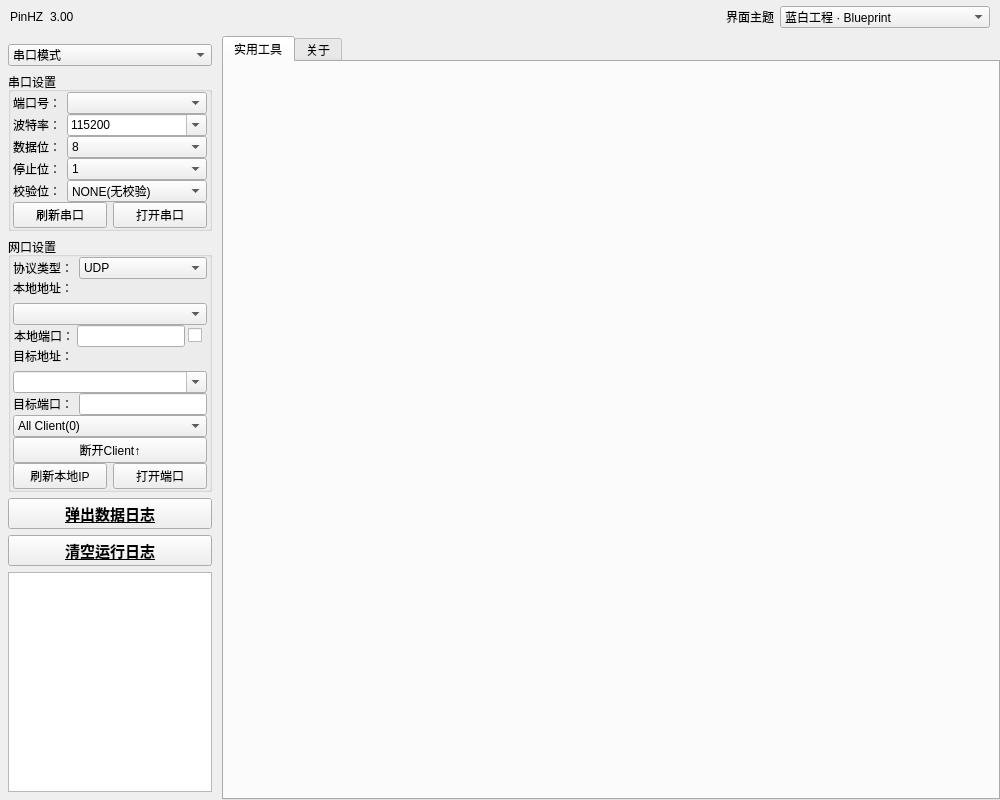
<?xml version="1.0" encoding="UTF-8"?>
<ui version="4.0">
 <class>Widget</class>
 <widget class="QWidget" name="Widget">
  <property name="geometry">
   <rect>
    <x>0</x>
    <y>0</y>
    <width>1000</width>
    <height>800</height>
   </rect>
  </property>
  <property name="sizePolicy">
   <sizepolicy hsizetype="Expanding" vsizetype="Expanding">
    <horstretch>0</horstretch>
    <verstretch>0</verstretch>
   </sizepolicy>
  </property>
  <property name="minimumSize">
   <size>
    <width>1000</width>
    <height>0</height>
   </size>
  </property>
  <property name="windowTitle">
   <string>PinHZ V3.00</string>
  </property>
  <property name="windowIcon">
   <iconset resource="res/resources.qrc">
    <normaloff>:/pic/Sadaharu.png</normaloff>:/pic/Sadaharu.png</iconset>
  </property>
  <layout class="QVBoxLayout" name="verticalLayout_6">
   <property name="spacing">
    <number>2</number>
   </property>
   <property name="leftMargin">
    <number>0</number>
   </property>
   <property name="topMargin">
    <number>0</number>
   </property>
   <property name="rightMargin">
    <number>0</number>
   </property>
   <property name="bottomMargin">
    <number>0</number>
   </property>
   <item>
    <widget class="QWidget" name="themeBar" native="true">
     <layout class="QHBoxLayout" name="themeBarLayout">
      <property name="leftMargin">
       <number>10</number>
      </property>
      <property name="topMargin">
       <number>6</number>
      </property>
      <property name="rightMargin">
       <number>10</number>
      </property>
      <property name="bottomMargin">
       <number>6</number>
      </property>
      <item>
       <widget class="QLabel" name="label_brand">
        <property name="text">
         <string>PinHZ</string>
        </property>
       </widget>
      </item>
      <item>
       <widget class="QLabel" name="label_version">
        <property name="text">
         <string>3.00</string>
        </property>
       </widget>
      </item>
      <item>
       <spacer name="themeBarSpacer">
        <property name="orientation">
         <enum>Qt::Horizontal</enum>
        </property>
        <property name="sizeHint" stdset="0">
         <size>
          <width>40</width>
          <height>20</height>
         </size>
        </property>
       </spacer>
      </item>
      <item>
       <widget class="QLabel" name="label_theme">
        <property name="text">
         <string>界面主题</string>
        </property>
       </widget>
      </item>
      <item>
       <widget class="QComboBox" name="combo_theme">
        <property name="minimumSize">
         <size>
          <width>210</width>
          <height>0</height>
         </size>
        </property>
        <property name="currentIndex">
         <number>0</number>
        </property>
        <item>
         <property name="text">
          <string>蓝白工程 · Blueprint</string>
         </property>
        </item>
        <item>
         <property name="text">
          <string>暖灰低眩光 · Warm</string>
         </property>
        </item>
        <item>
         <property name="text">
          <string>炭灰三色 · Tricolor</string>
         </property>
        </item>
       </widget>
      </item>
     </layout>
    </widget>
   </item>
   <item>
    <widget class="QWidget" name="widget" native="true">
     <layout class="QHBoxLayout" name="horizontalLayout_8">
      <property name="spacing">
       <number>2</number>
      </property>
      <property name="leftMargin">
       <number>0</number>
      </property>
      <property name="topMargin">
       <number>0</number>
      </property>
      <property name="rightMargin">
       <number>0</number>
      </property>
      <property name="bottomMargin">
       <number>0</number>
      </property>
      <item>
       <widget class="QWidget" name="baseSet" native="true">
        <property name="sizePolicy">
         <sizepolicy hsizetype="Fixed" vsizetype="Preferred">
          <horstretch>0</horstretch>
          <verstretch>0</verstretch>
         </sizepolicy>
        </property>
        <property name="minimumSize">
         <size>
          <width>220</width>
          <height>0</height>
         </size>
        </property>
        <property name="maximumSize">
         <size>
          <width>220</width>
          <height>16777215</height>
         </size>
        </property>
        <layout class="QVBoxLayout" name="verticalLayout_2">
         <property name="spacing">
          <number>6</number>
         </property>
         <property name="leftMargin">
          <number>8</number>
         </property>
         <property name="topMargin">
          <number>8</number>
         </property>
         <property name="rightMargin">
          <number>8</number>
         </property>
         <property name="bottomMargin">
          <number>8</number>
         </property>
         <item>
          <widget class="QComboBox" name="combo_portMode">
           <property name="sizePolicy">
            <sizepolicy hsizetype="Preferred" vsizetype="Fixed">
             <horstretch>0</horstretch>
             <verstretch>0</verstretch>
            </sizepolicy>
           </property>
           <item>
            <property name="text">
             <string>串口模式</string>
            </property>
           </item>
           <item>
            <property name="text">
             <string>网口模式</string>
            </property>
           </item>
          </widget>
         </item>
         <item>
          <widget class="QGroupBox" name="groupBox_serialPort">
           <property name="minimumSize">
            <size>
             <width>0</width>
             <height>0</height>
            </size>
           </property>
           <property name="maximumSize">
            <size>
             <width>16777215</width>
             <height>16777215</height>
            </size>
           </property>
           <property name="title">
            <string>串口设置</string>
           </property>
           <layout class="QVBoxLayout" name="verticalLayout_4">
            <property name="spacing">
             <number>0</number>
            </property>
            <property name="leftMargin">
             <number>2</number>
            </property>
            <property name="topMargin">
             <number>0</number>
            </property>
            <property name="rightMargin">
             <number>2</number>
            </property>
            <property name="bottomMargin">
             <number>0</number>
            </property>
            <item>
             <layout class="QHBoxLayout" name="horizontalLayout">
              <item>
               <widget class="QLabel" name="labelPort_6">
                <property name="sizePolicy">
                 <sizepolicy hsizetype="Fixed" vsizetype="Preferred">
                  <horstretch>0</horstretch>
                  <verstretch>0</verstretch>
                 </sizepolicy>
                </property>
                <property name="text">
                 <string>端口号：</string>
                </property>
               </widget>
              </item>
              <item>
               <widget class="QComboBox" name="combo_serialPort"/>
              </item>
             </layout>
            </item>
            <item>
             <layout class="QHBoxLayout" name="horizontalLayout_2">
              <item>
               <widget class="QLabel" name="labelPort_2">
                <property name="sizePolicy">
                 <sizepolicy hsizetype="Fixed" vsizetype="Preferred">
                  <horstretch>0</horstretch>
                  <verstretch>0</verstretch>
                 </sizepolicy>
                </property>
                <property name="text">
                 <string>波特率：</string>
                </property>
               </widget>
              </item>
              <item>
               <widget class="QComboBox" name="combo_serialBaud">
                <property name="editable">
                 <bool>true</bool>
                </property>
                <property name="currentIndex">
                 <number>3</number>
                </property>
                <item>
                 <property name="text">
                  <string>9600</string>
                 </property>
                </item>
                <item>
                 <property name="text">
                  <string>19200</string>
                 </property>
                </item>
                <item>
                 <property name="text">
                  <string>38400</string>
                 </property>
                </item>
                <item>
                 <property name="text">
                  <string>115200</string>
                 </property>
                </item>
                <item>
                 <property name="text">
                  <string>230400</string>
                 </property>
                </item>
                <item>
                 <property name="text">
                  <string>460800</string>
                 </property>
                </item>
                <item>
                 <property name="text">
                  <string>921600</string>
                 </property>
                </item>
               </widget>
              </item>
             </layout>
            </item>
            <item>
             <layout class="QHBoxLayout" name="horizontalLayout_3">
              <item>
               <widget class="QLabel" name="labelPort_3">
                <property name="sizePolicy">
                 <sizepolicy hsizetype="Fixed" vsizetype="Preferred">
                  <horstretch>0</horstretch>
                  <verstretch>0</verstretch>
                 </sizepolicy>
                </property>
                <property name="text">
                 <string>数据位：</string>
                </property>
               </widget>
              </item>
              <item>
               <widget class="QComboBox" name="combo_serialDataBit">
                <item>
                 <property name="text">
                  <string>8</string>
                 </property>
                </item>
                <item>
                 <property name="text">
                  <string>7</string>
                 </property>
                </item>
                <item>
                 <property name="text">
                  <string>6</string>
                 </property>
                </item>
                <item>
                 <property name="text">
                  <string>5</string>
                 </property>
                </item>
               </widget>
              </item>
             </layout>
            </item>
            <item>
             <layout class="QHBoxLayout" name="horizontalLayout_4">
              <item>
               <widget class="QLabel" name="labelPort_4">
                <property name="sizePolicy">
                 <sizepolicy hsizetype="Fixed" vsizetype="Preferred">
                  <horstretch>0</horstretch>
                  <verstretch>0</verstretch>
                 </sizepolicy>
                </property>
                <property name="text">
                 <string>停止位：</string>
                </property>
               </widget>
              </item>
              <item>
               <widget class="QComboBox" name="combo_serialStopBit">
                <item>
                 <property name="text">
                  <string>1</string>
                 </property>
                </item>
                <item>
                 <property name="text">
                  <string>1.5</string>
                 </property>
                </item>
                <item>
                 <property name="text">
                  <string>2</string>
                 </property>
                </item>
               </widget>
              </item>
             </layout>
            </item>
            <item>
             <layout class="QHBoxLayout" name="horizontalLayout_5">
              <item>
               <widget class="QLabel" name="labelPort_5">
                <property name="sizePolicy">
                 <sizepolicy hsizetype="Fixed" vsizetype="Preferred">
                  <horstretch>0</horstretch>
                  <verstretch>0</verstretch>
                 </sizepolicy>
                </property>
                <property name="text">
                 <string>校验位：</string>
                </property>
               </widget>
              </item>
              <item>
               <widget class="QComboBox" name="combo_serialParityBit">
                <item>
                 <property name="text">
                  <string>NONE(无校验)</string>
                 </property>
                </item>
                <item>
                 <property name="text">
                  <string>ODD(偶校验)</string>
                 </property>
                </item>
                <item>
                 <property name="text">
                  <string>EVEN(奇校验)</string>
                 </property>
                </item>
                <item>
                 <property name="text">
                  <string>MARK(1校验)</string>
                 </property>
                </item>
                <item>
                 <property name="text">
                  <string>SPACE(0校验)</string>
                 </property>
                </item>
               </widget>
              </item>
             </layout>
            </item>
            <item>
             <layout class="QHBoxLayout" name="horizontalLayout_6">
              <item>
               <widget class="QPushButton" name="button_serialRefresh">
                <property name="text">
                 <string>刷新串口</string>
                </property>
               </widget>
              </item>
              <item>
               <widget class="QPushButton" name="button_serialSwitch">
                <property name="text">
                 <string>打开串口</string>
                </property>
               </widget>
              </item>
             </layout>
            </item>
           </layout>
          </widget>
         </item>
         <item>
          <widget class="QGroupBox" name="groupBox_net">
           <property name="minimumSize">
            <size>
             <width>0</width>
             <height>0</height>
            </size>
           </property>
           <property name="maximumSize">
            <size>
             <width>16777215</width>
             <height>16777215</height>
            </size>
           </property>
           <property name="title">
            <string>网口设置</string>
           </property>
           <layout class="QVBoxLayout" name="verticalLayout_5">
            <property name="spacing">
             <number>0</number>
            </property>
            <property name="leftMargin">
             <number>2</number>
            </property>
            <property name="topMargin">
             <number>0</number>
            </property>
            <property name="rightMargin">
             <number>2</number>
            </property>
            <property name="bottomMargin">
             <number>0</number>
            </property>
            <item>
             <layout class="QHBoxLayout" name="horizontalLayout_21">
              <item>
               <widget class="QLabel" name="label_netType">
                <property name="sizePolicy">
                 <sizepolicy hsizetype="Fixed" vsizetype="Preferred">
                  <horstretch>0</horstretch>
                  <verstretch>0</verstretch>
                 </sizepolicy>
                </property>
                <property name="text">
                 <string>协议类型：</string>
                </property>
               </widget>
              </item>
              <item>
               <widget class="QComboBox" name="combo_netType">
                <item>
                 <property name="text">
                  <string>UDP</string>
                 </property>
                </item>
                <item>
                 <property name="text">
                  <string>TCP Client</string>
                 </property>
                </item>
                <item>
                 <property name="text">
                  <string>TCP Server</string>
                 </property>
                </item>
               </widget>
              </item>
             </layout>
            </item>
            <item>
             <layout class="QVBoxLayout" name="horizontalLayout_23">
              <item>
               <widget class="QLabel" name="label_netAddrLocal">
                <property name="sizePolicy">
                 <sizepolicy hsizetype="Fixed" vsizetype="Preferred">
                  <horstretch>0</horstretch>
                  <verstretch>0</verstretch>
                 </sizepolicy>
                </property>
                <property name="text">
                 <string>本地地址：</string>
                </property>
               </widget>
              </item>
              <item>
               <widget class="QComboBox" name="combo_netAddrLocal">
                <property name="currentIndex">
                 <number>-1</number>
                </property>
               </widget>
              </item>
             </layout>
            </item>
            <item>
             <layout class="QHBoxLayout" name="horizontalLayout_24">
              <property name="spacing">
               <number>2</number>
              </property>
              <item>
               <widget class="QLabel" name="label_netPortLocal">
                <property name="sizePolicy">
                 <sizepolicy hsizetype="Fixed" vsizetype="Preferred">
                  <horstretch>0</horstretch>
                  <verstretch>0</verstretch>
                 </sizepolicy>
                </property>
                <property name="text">
                 <string>本地端口：</string>
                </property>
               </widget>
              </item>
              <item>
               <widget class="QLineEdit" name="lineEdit_netPortLocal">
                <property name="sizePolicy">
                 <sizepolicy hsizetype="Fixed" vsizetype="Fixed">
                  <horstretch>0</horstretch>
                  <verstretch>0</verstretch>
                 </sizepolicy>
                </property>
               </widget>
              </item>
              <item>
               <widget class="QCheckBox" name="check_netPortLocal">
                <property name="maximumSize">
                 <size>
                  <width>15</width>
                  <height>16777215</height>
                 </size>
                </property>
                <property name="text">
                 <string/>
                </property>
               </widget>
              </item>
             </layout>
            </item>
            <item>
             <layout class="QVBoxLayout" name="horizontalLayout_29">
              <item>
               <widget class="QLabel" name="label_netAddrTarget">
                <property name="sizePolicy">
                 <sizepolicy hsizetype="Fixed" vsizetype="Preferred">
                  <horstretch>0</horstretch>
                  <verstretch>0</verstretch>
                 </sizepolicy>
                </property>
                <property name="text">
                 <string>目标地址：</string>
                </property>
               </widget>
              </item>
              <item>
               <widget class="QComboBox" name="combo_netAddrTarget">
                <property name="editable">
                 <bool>true</bool>
                </property>
                <property name="currentIndex">
                 <number>-1</number>
                </property>
               </widget>
              </item>
             </layout>
            </item>
            <item>
             <layout class="QHBoxLayout" name="horizontalLayout_28">
              <item>
               <widget class="QLabel" name="label_netPortTarget">
                <property name="sizePolicy">
                 <sizepolicy hsizetype="Fixed" vsizetype="Preferred">
                  <horstretch>0</horstretch>
                  <verstretch>0</verstretch>
                 </sizepolicy>
                </property>
                <property name="text">
                 <string>目标端口：</string>
                </property>
               </widget>
              </item>
              <item>
               <widget class="QLineEdit" name="lineEdit_netPortTarget"/>
              </item>
             </layout>
            </item>
            <item>
             <widget class="QComboBox" name="combo_netClient">
              <property name="editable">
               <bool>false</bool>
              </property>
              <property name="currentIndex">
               <number>0</number>
              </property>
              <item>
               <property name="text">
                <string>All Client(0)</string>
               </property>
              </item>
             </widget>
            </item>
            <item>
             <widget class="QPushButton" name="button_netClientClose">
              <property name="text">
               <string>断开Client↑</string>
              </property>
             </widget>
            </item>
            <item>
             <layout class="QHBoxLayout" name="horizontalLayout_26">
              <item>
               <widget class="QPushButton" name="button_netRefresh">
                <property name="text">
                 <string>刷新本地IP</string>
                </property>
               </widget>
              </item>
              <item>
               <widget class="QPushButton" name="button_netSwitch">
                <property name="text">
                 <string>打开端口</string>
                </property>
               </widget>
              </item>
             </layout>
            </item>
           </layout>
          </widget>
         </item>
         <item>
          <widget class="QPushButton" name="button_dataLog">
           <property name="minimumSize">
            <size>
             <width>0</width>
             <height>20</height>
            </size>
           </property>
           <property name="font">
            <font>
             <pointsize>11</pointsize>
             <weight>75</weight>
             <bold>true</bold>
             <underline>true</underline>
            </font>
           </property>
           <property name="text">
            <string>弹出数据日志</string>
           </property>
          </widget>
         </item>
         <item>
          <widget class="QPushButton" name="button_clearLog">
           <property name="minimumSize">
            <size>
             <width>0</width>
             <height>20</height>
            </size>
           </property>
           <property name="font">
            <font>
             <pointsize>11</pointsize>
             <weight>75</weight>
             <bold>true</bold>
             <underline>true</underline>
            </font>
           </property>
           <property name="text">
            <string>清空运行日志</string>
           </property>
          </widget>
         </item>
         <item>
          <widget class="QTextBrowser" name="txtBs_log">
           <property name="minimumSize">
            <size>
             <width>0</width>
             <height>100</height>
            </size>
           </property>
          </widget>
         </item>
        </layout>
       </widget>
      </item>
      <item>
       <widget class="QTabWidget" name="tabWidget">
        <property name="minimumSize">
         <size>
          <width>0</width>
          <height>0</height>
         </size>
        </property>
        <property name="maximumSize">
         <size>
          <width>16777215</width>
          <height>16777215</height>
         </size>
        </property>
        <property name="currentIndex">
         <number>0</number>
        </property>
        <widget class="QWidget" name="tab_tools">
         <attribute name="title">
          <string>实用工具</string>
         </attribute>
         <layout class="QVBoxLayout" name="layout_tools">
          <item>
           <widget class="FormTools" name="tools" native="true"/>
          </item>
         </layout>
        </widget>
        <widget class="QWidget" name="tab_about">
         <attribute name="title">
          <string>关于</string>
         </attribute>
         <layout class="QVBoxLayout" name="verticalLayout_3">
          <property name="spacing">
           <number>3</number>
          </property>
          <property name="leftMargin">
           <number>3</number>
          </property>
          <property name="topMargin">
           <number>3</number>
          </property>
          <property name="rightMargin">
           <number>3</number>
          </property>
          <property name="bottomMargin">
           <number>3</number>
          </property>
          <item>
           <layout class="QHBoxLayout" name="horizontalLayout_14">
            <item>
             <widget class="QLabel" name="label_qtIcon">
              <property name="maximumSize">
               <size>
                <width>70</width>
                <height>70</height>
               </size>
              </property>
              <property name="text">
               <string/>
              </property>
              <property name="textFormat">
               <enum>Qt::AutoText</enum>
              </property>
              <property name="pixmap">
               <pixmap resource="res/resources.qrc">:/pic/Sadaharu.png</pixmap>
              </property>
              <property name="scaledContents">
               <bool>true</bool>
              </property>
             </widget>
            </item>
            <item>
             <layout class="QVBoxLayout" name="verticalLayout_7">
              <property name="spacing">
               <number>0</number>
              </property>
              <item>
               <widget class="QLabel" name="label_softName">
                <property name="font">
                 <font>
                  <pointsize>12</pointsize>
                  <weight>75</weight>
                  <bold>true</bold>
                 </font>
                </property>
                <property name="text">
                 <string>拼好帧(PinHZ)</string>
                </property>
                <property name="textFormat">
                 <enum>Qt::AutoText</enum>
                </property>
               </widget>
              </item>
              <item>
               <widget class="QLabel" name="label_softVersion">
                <property name="text">
                 <string>版本:</string>
                </property>
                <property name="textFormat">
                 <enum>Qt::AutoText</enum>
                </property>
               </widget>
              </item>
              <item>
               <widget class="QLabel" name="label_compileDate">
                <property name="text">
                 <string>编译日期:</string>
                </property>
               </widget>
              </item>
              <item>
               <widget class="QLabel" name="label_contactInfo">
                <property name="text">
                 <string>联系方式:Sadaharuuu@yeah.net</string>
                </property>
               </widget>
              </item>
              <item>
               <spacer name="verticalSpacer">
                <property name="orientation">
                 <enum>Qt::Vertical</enum>
                </property>
                <property name="sizeType">
                 <enum>QSizePolicy::Minimum</enum>
                </property>
                <property name="sizeHint" stdset="0">
                 <size>
                  <width>20</width>
                  <height>10</height>
                 </size>
                </property>
               </spacer>
              </item>
             </layout>
            </item>
            <item>
             <spacer name="horizontalSpacer_3">
              <property name="orientation">
               <enum>Qt::Horizontal</enum>
              </property>
              <property name="sizeHint" stdset="0">
               <size>
                <width>40</width>
                <height>20</height>
               </size>
              </property>
             </spacer>
            </item>
            <item>
             <widget class="QLabel" name="label_appIcon">
              <property name="text">
               <string/>
              </property>
              <property name="textFormat">
               <enum>Qt::AutoText</enum>
              </property>
              <property name="pixmap">
               <pixmap resource="res/resources.qrc">:/pic/BuildWithQt.png</pixmap>
              </property>
              <property name="scaledContents">
               <bool>false</bool>
              </property>
             </widget>
            </item>
           </layout>
          </item>
          <item>
           <spacer name="verticalSpacer_2">
            <property name="orientation">
             <enum>Qt::Vertical</enum>
            </property>
            <property name="sizeHint" stdset="0">
             <size>
              <width>20</width>
              <height>622</height>
             </size>
            </property>
           </spacer>
          </item>
         </layout>
        </widget>
       </widget>
      </item>
     </layout>
     <zorder>tabWidget</zorder>
     <zorder>baseSet</zorder>
    </widget>
   </item>
  </layout>
 </widget>
 <layoutdefault spacing="6" margin="11"/>
 <customwidgets>
  <customwidget>
   <class>FormTools</class>
   <extends>QWidget</extends>
   <header>FormTools.h</header>
  </customwidget>
 </customwidgets>
 <resources>
  <include location="res/resources.qrc"/>
 </resources>
 <connections/>
</ui>
